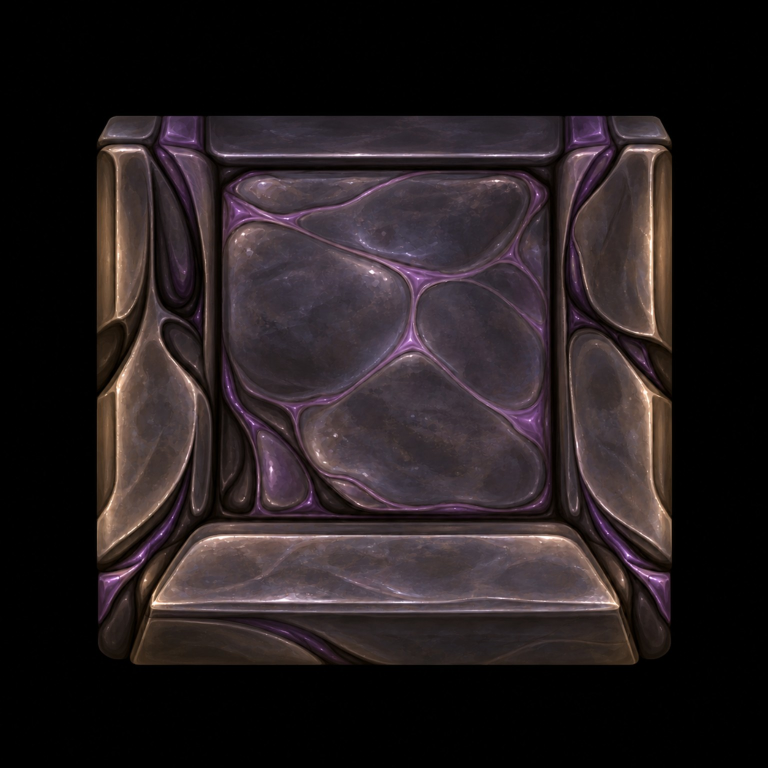
#> input picture ArtSource/Walls/Wraith/Approved/WraithLivingWall_link00_approved.jpg, 1536 x 1536 px (shown at 1/2 size)
$ python generate_wraith_settlement_wall.py
#> lines starting #> are read from the running program, lines starting #| are printed output that depends on the picture; after the words box and inside, x2 and y2 are one past the last pixel; in counts of white or black regions, pixels touching at a corner belong together
### Tools/WallArt/wng_true_wall.py
#!/usr/bin/env python3
"""Vanilla-reference Wraith living wall: all 16 genuine linked-wall geometries.

Template measured from the 1024px ReBuild copy of RimWorld Wall_Atlas_Smooth,
Bricks and Planks. Original 192px sample is drawn at 2x: 384px in a 512px atlas cell.
Exposed edge inset: 18px; facade transition y204..230.
Lower wall face: y230..365; side bevel width up to 90px.
This is a material-specific repaint from existing approved Wraith artwork,
not a reskin of the copyrighted reference texture.
"""
from pathlib import Path
from PIL import Image, ImageDraw
import numpy as np

S = 384
EDGE = 18
TOP_END = 44
FACE_TRANSITION = 204
FACE_START = 230

def rectangle(mask):
    return (0 if mask & 8 else EDGE, 0 if mask & 1 else EDGE,
            S if mask & 2 else S-EDGE, S if mask & 4 else S-EDGE)

def approved_source(repo):
    image = Image.open(Path(repo)/"ArtSource/Walls/Wraith/Approved/WraithLivingWall_link00_approved.jpg").convert("RGB")
    rgb = np.asarray(image)
    visible = rgb.max(axis=2)>17
    if not visible.any():
        raise ValueError("Approved Wraith original painting missing or empty")
    filled = np.maximum.accumulate(visible,axis=1)&np.maximum.accumulate(visible[:,::-1],axis=1)[:,::-1]
    return Image.fromarray(np.dstack((rgb, np.where(filled,255,0).astype(np.uint8))),"RGBA")

def build_material(master):
    """Paint with large, high-resolution APPROVED Wraith image regions."""
    bbox = master.getchannel("A").getbbox()
    if bbox is None: raise ValueError("Missing original Wraith painting")
    original = master.crop(bbox).convert("RGB")
    w,h = original.size
    if min(w,h) < 600: raise ValueError("Master lacks sufficient resolution")
    def crop(box,size):
        a,b,c,d=box
        img=original.crop((round(a*w),round(b*h),round(c*w),round(d*h)))
        from PIL import ImageFilter
        return np.asarray(img.resize(size, Image.Resampling.LANCZOS).filter(
            ImageFilter.UnsharpMask(radius=1.0,percent=110,threshold=2)),dtype=np.float32)
    def tileable(a, sides="xy", band=36):
        a=a.copy()
        if "x" in sides:
            for j in range(band):
                weight=.5*(1+np.cos(np.pi*j/band))
                l,r=a[:,j,:].copy(),a[:,-j-1,:].copy()
                avg=(l+r)/2
                a[:,j,:]=l*(1-weight)+avg*weight
                a[:,-j-1,:]=r*(1-weight)+avg*weight
            a[:,0,:]=a[:,-1,:]=(a[:,0,:]+a[:,-1,:])/2
        if "y" in sides:
            for j in range(band):
                weight=.5*(1+np.cos(np.pi*j/band))
                t,b=a[j,:,:].copy(),a[-j-1,:,:].copy()
                avg=(t+b)/2
                a[j,:,:]=t*(1-weight)+avg*weight
                a[-j-1,:,:]=b*(1-weight)+avg*weight
            a[0,:,:]=a[-1,:,:]=(a[0,:,:]+a[-1,:,:])/2
        return a
    return (
        tileable(crop((.275,.22,.725,.665),(S,S))),
        tileable(crop((.23,.85,.77,.993),(S,150)),"x"),
        tileable(crop((.20,.005,.80,.115),(S,TOP_END)),"x"),
        crop((.008,.20,.205,.855),(90,S)),
        crop((.795,.20,.992,.855),(90,S)),
        tileable(crop((.24,.76,.76,.87),(S,36)),"x")
    )

def generate(source):
    roof, facade, topcap, west, east, rim=build_material(source)
    states=[]
    for mask in range(16):
        x0,y0,x1,y1=rectangle(mask)
        paint=roof.copy()
        if not mask&4:
            for y in range(FACE_TRANSITION,min(FACE_START,y1)):
                t=(y-FACE_TRANSITION)/(FACE_START-FACE_TRANSITION)
                paint[y,:,:]=paint[y,:,:]*(1-t)+rim[min(35,round(t*35)),:,:]*(.95-.15*t)*t
            for y in range(FACE_START,y1):
                fy=min(facade.shape[0]-1,round((y-FACE_START)*(facade.shape[0]-1)/(S-EDGE-FACE_START-1)))
                paint[y,:,:]=facade[fy,:,:]*(.74+.15*(y-FACE_START)/max(1,y1-FACE_START))
        if not mask&1:
            for y in range(y0,min(y0+TOP_END,y1)):
                k=y-y0
                t=k/max(1,TOP_END-1)
                paint[y,:,:]=paint[y,:,:]*(.12+.16*t)+topcap[k,:,:]*(.88-.16*t)*(.78+.20*t)
        for flag,side,is_west in ((8,west,True),(2,east,False)):
            if mask&flag: continue
            for y in range(y0,y1):
                width=100 if (mask&4 or y<FACE_START) else 42
                for d in range(width):
                    x=x0+d if is_west else x1-1-d
                    ratio=d/max(1,width-1)
                    sx=min(89,round(ratio*89))
                    weight=.98*(1-ratio)**.65
                    shade=(.97+.12*(1-ratio)) if y<FACE_TRANSITION else .86
                    paint[y,x,:]=paint[y,x,:]*(1-weight)+side[y,sx,:]*weight*shade
        port=20
        for j in range(port):
            amount=(1-j/port)**2
            if mask&8: paint[:,j,:]=paint[:,j,:]*(1-amount)+roof[:,0,:]*amount
            if mask&2: paint[:,-j-1,:]=paint[:,-j-1,:]*(1-amount)+roof[:,0,:]*amount
            if mask&1: paint[j,:,:]=paint[j,:,:]*(1-amount)+roof[0,:,:]*amount
            if mask&4: paint[-j-1,:,:]=paint[-j-1,:,:]*(1-amount)+roof[0,:,:]*amount
        if mask&8: paint[:,0,:]=roof[:,0,:]
        if mask&2: paint[:,-1,:]=roof[:,0,:]
        if mask&1: paint[0,:,:]=roof[0,:,:]
        if mask&4: paint[-1,:,:]=roof[0,:,:]
        rgba=np.zeros((S,S,4),dtype=np.uint8)
        rgba[y0:y1,x0:x1,:3]=np.clip(paint[y0:y1,x0:x1],0,255).astype(np.uint8)
        rgba[y0:y1,x0:x1,3]=255
        states.append(Image.fromarray(rgba,"RGBA"))
    verify(states)
    return states

def verify(states):
    if len(states)!=16:raise ValueError("Not sixteen Wraith masks")
    images=[np.asarray(im.convert("RGBA")) for im in states]
    for mask,image in enumerate(images):
        x0,y0,x1,y1=rectangle(mask)
        truth=np.zeros((S,S),dtype=bool)
        truth[y0:y1,x0:x1]=True
        if not np.array_equal(image[...,3]==255,truth):
            raise ValueError(f"Wraith mask {mask:02d} differs from measured reference silhouette")
    area=slice(EDGE,S-EDGE)
    for a in range(16):
        for b in range(16):
            if (a&2) and (b&8):
                if not np.array_equal(images[a][area,-1],images[b][area,0]):
                    raise ValueError(f"East/west incompatible Wraith seam: {a:02d}/{b:02d}")
            if (a&4) and (b&1):
                if not np.array_equal(images[a][-1,area],images[b][0,area]):
                    raise ValueError(f"South/north incompatible Wraith seam: {a:02d}/{b:02d}")

def pack(states):
    """Native MaterialAtlasPool: 2048px, 4x4 512px cells, 384px printed."""
    stride=S*4//3
    inset=S//6
    atlas=Image.new("RGBA",(stride*4,stride*4))
    for mask,tile in enumerate(states):
        area=np.asarray(tile.convert("RGBA"))
        padded=np.pad(area,((inset,inset),(inset,inset),(0,0)),mode="edge")
        atlas.paste(Image.fromarray(padded,"RGBA"),
                    ((mask%4)*stride,(3-mask//4)*stride))
    return atlas

### Tools/WallArt/generate_wraith_settlement_wall.py
#!/usr/bin/env python3
"""Wraith Living Wall: vanilla-like wall construction with Stargate Wraith skin.

Authoritative art source for the Wraith settlement wall only. The native linked states use a shared chitin/membrane material, except the
four independently approved masks 00, 01, 02 and 03. A raised lip and dark face appear ONLY on exposed wall edges,
never at wall-to-wall joins. No centre emblems or free-standing sprite shapes.

384px sampled tiles / 64px UV gutters / 512px atlas cells / 2048px atlas.
In-game ThingDef is an unchanged 1x1 Wall with CornerFiller, Wall/Rock links,
roof/room/door collision, regeneration, and other vanilla mechanics.

New original material: ArtSource/Walls/Wraith/OriginalWraithMaterial.svg.
Never use earlier portrait-like image generations, ornaments or procedural
striped experiments. All other wall families remain unchanged.
"""
from __future__ import annotations
import argparse
import math
from pathlib import Path
import numpy as np
from PIL import Image, ImageDraw, ImageFilter

ROOT = Path(__file__).resolve().parents[2]
ATLAS = ROOT / "Textures/Things/Building/Wraith/Structure/WNG_LivingWall_Atlas.png"
ICON = ROOT / "Textures/UI/WNG/Build/WNG_WraithLivingWall.png"
LEGACY = ROOT / "Textures/Things/Building/Wraith/Structure/WNG_LivingWall.png"
S, STRIDE, INSET, OPEN_MARGIN = 384, 512, 64, 12
APPROVED_MASK00 = ROOT / "ArtSource/Walls/Wraith/Approved/WraithLivingWall_link00_approved.jpg"
APPROVED_MASK01 = ROOT / "ArtSource/Walls/Wraith/Approved/WraithLivingWall_link01_approved.png"
APPROVED_MASK02 = ROOT / "ArtSource/Walls/Wraith/Approved/WraithLivingWall_link02_approved.png"
APPROVED_MASK03 = ROOT / "ArtSource/Walls/Wraith/Approved/WraithLivingWall_link03_approved.png"


def save(image: Image.Image, dest: Path) -> None:
    dest.parent.mkdir(parents=True, exist_ok=True)
    image.save(dest, format="PNG", optimize=True)


# [172 lines left out: functions membrane_material, linked_wall_tile, approved_isolated_wall, approved_north_connected_wall, approved_east_connected_wall, approved_northeast_corner, not called in this run]


def generate() -> list[Image.Image]:
    """Rebuild all sixteen pieces against the measured native wall geometry.

    Authentic approved paintings are preserved on disk as immutable art sources.
    The runtime atlas is new authored chitin/membrane, not isolated ornaments.
    """
    from wng_true_wall import approved_source, generate as build, pack
    pieces = build(approved_source(ROOT))
#> in approved_source, image is the input picture: PIL image 1536x1536 RGB; mean R, G, B 37.5, 29.8, 31.7
#> in approved_source, `visible = rgb.max(axis=2)>17`:
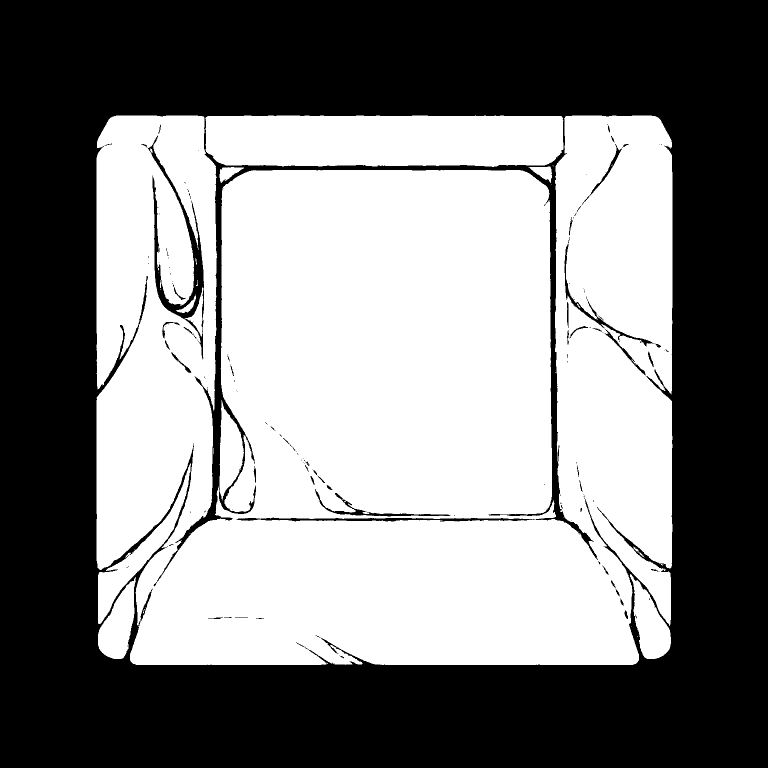
#> visible: shape (1536, 1536) bool (shown at 1/2 size); 50.9% white; 148 black regions (101 under 20 px), largest, box (x1, y1, x2, y2) and area: (0, 0, 1536, 1536) 1141257, (296, 271, 408, 719) 7506, (473, 1035, 1064, 1043) 2502
#> in approved_source, `filled = np.maximum.accumulate(visible,axis=1)&np.maximum.accumulate(v..`: filled: shape (1536, 1536) bool; 53.4% white; 1 black region, box (x1, y1, x2, y2) and area: (0, 0, 1536, 1536) 1099600
#> in build_material, `bbox = master.getchannel("A").getbbox()`: bbox = (193, 231, 1345, 1330)
#> after the loop in tileable, `for j in range(band):`: a: shape (384, 384, 3) float32; mean of channels 0, 1, 2 71.4, 58.4, 68.4
#> after the loop in tileable, `for j in range(band):`:
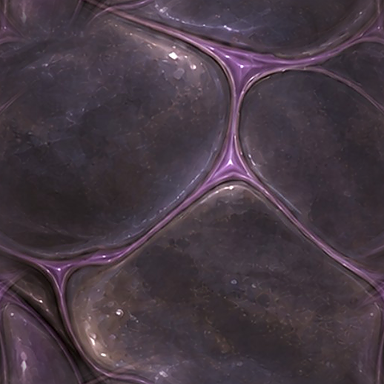
#> a: shape (384, 384, 3) float32; mean of channels 0, 1, 2 71.4, 58.4, 68.4; drawn as R, G, B
#> after the loop in tileable (call 2), `for j in range(band):`: a: shape (150, 384, 3) float32; mean of channels 0, 1, 2 67.7, 55.9, 58.8
#> after the loop in tileable (call 3), `for j in range(band):`: a: shape (44, 384, 3) float32; mean of channels 0, 1, 2 53.8, 45, 52.9
#> call 4 of crop, with box = (0.008, 0.2, 0.205, 0.855), size = (90, 384)
#> in crop (call 4), `a,b,c,d=box`: a = 0.008; b = 0.2; c = 0.205; d = 0.855
#> in crop (call 4), `return np.asarray(img.resize(size, Image.Resampling.LANCZOS).filter( I..`:
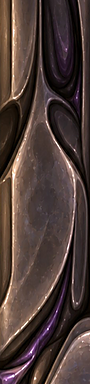
#> returned value: shape (384, 90, 3) float32; mean of channels 0, 1, 2 77.2, 60.1, 55.4; drawn as R, G, B
#> in crop (call 5), `a,b,c,d=box`: a = 0.795; c = 0.992
#> in crop (call 5), `return np.asarray(img.resize(size, Image.Resampling.LANCZOS).filter( I..`:
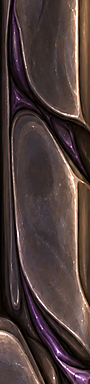
#> returned value: shape (384, 90, 3) float32; mean of channels 0, 1, 2 77.8, 60.9, 58.7; drawn as R, G, B
#> after the loop in tileable (call 4), `for j in range(band):`: a: shape (36, 384, 3) float32; mean of channels 0, 1, 2 93.1, 77.9, 82.9
#> after the loop in generate, `for mask in range(16):`: states = 16 items
#> the loop in verify, `for mask,image in enumerate(images):` made 16 passes
#> (x0, y0, x1, y1) on passes 1 to 12: (18, 18, 366, 366), (18, 0, 366, 366), (18, 18, 384, 366), (18, 0, 384, 366), (18, 18, 366, 384), (18, 0, 366, 384), (18, 18, 384, 384), (18, 0, 384, 384), (0, 18, 366, 366), (0, 0, 366, 366), (0, 18, 384, 366), (0, 0, 384, 366)
#> after the loop in verify, `for mask,image in enumerate(images):`: truth: shape (384, 384) bool; every value is 1
    save(pack(pieces), ATLAS)
    save(pieces[0], ICON)
    save(pieces[0], LEGACY)
    return pieces


# [37 lines left out: function preview, not called in this run]


def main() -> None:
    parser=argparse.ArgumentParser()
    parser.add_argument("--preview",type=Path)
    args=parser.parse_args()
    states=generate()
#> in pack, `atlas=Image.new("RGBA",(stride*4,stride*4))`: atlas: PIL image 2048x2048 RGBA; every value is 0
#> the loop in pack, `for mask,tile in enumerate(states):` made 16 passes
#> pass 1, in pack, `padded=np.pad(area,((inset,inset),(inset,inset),(0,0)),mode="edge")`:
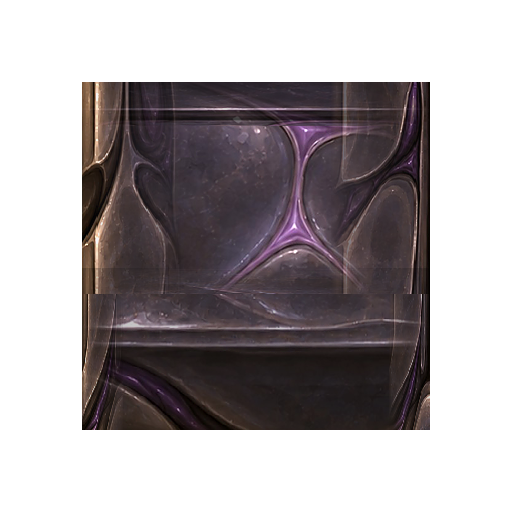
#> padded: shape (512, 512, 4); mean R, G, B, A 30.8, 25, 27.1, 117.8; transparent parts drawn white
#> after the loop in pack, `for mask,tile in enumerate(states):`:
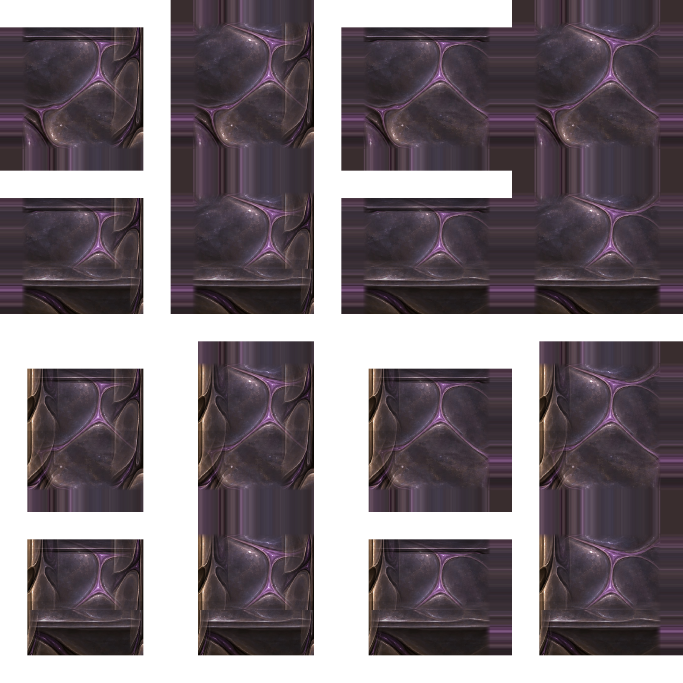
#> atlas: PIL image 2048x2048 RGBA (shown at 1/3 size); mean R, G, B, A 48.1, 39, 44.5, 179.9; transparent parts drawn white
#> after the loop in pack, `for mask,tile in enumerate(states):`:
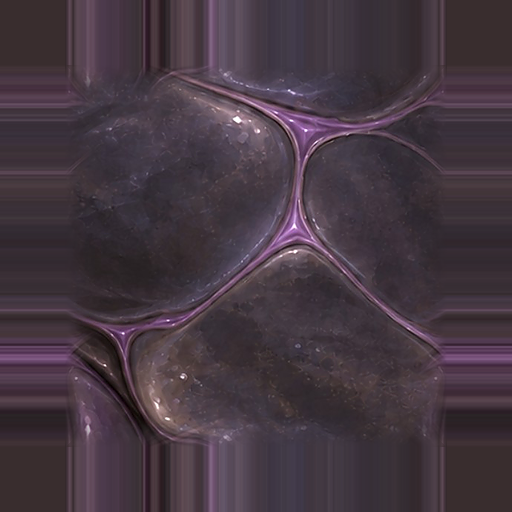
#> padded: shape (512, 512, 4); mean R, G, B, A 69, 55.7, 65.4, 255
#> states = 16 items
    if args.preview: preview(states,args.preview)
    coverage=[float((np.asarray(t)[:,:,3]>=250).mean()) for t in states]
#> coverage = [0.821, 0.864, 0.864, 0.908, 0.864, 0.906, 0.908, 0.953, 0.864, 0.908, 0.906, 0.953, 0.908, 0.953, 0.953, 1]
    assert len(states)==16
    assert states[0].size == (384,384), 'HD wall generation must use a double-sized UV sample'
    # Native 192px wall sample, 9px inset for every exposed side.
    assert abs(coverage[0] - (174*174)/(192*192)) <= .005, coverage[0]
    assert abs(coverage[1] - (174*183)/(192*192)) <= .005, coverage[1]
    assert abs(coverage[2] - (183*174)/(192*192)) <= .005, coverage[2]
    assert abs(coverage[3] - (183*183)/(192*192)) <= .005, coverage[3]
    assert coverage[15] >= .995, coverage[15]
    print("Wraith settlement mod atlas committed path:",ATLAS)
    print("Coverage isolated:",round(coverage[0],4),"all linked:",round(coverage[15],4))
#| Coverage isolated: 0.8213 all linked: 1.0


if __name__=="__main__":
    main()

$ run again, with ArtSource/Walls/Wraith/Approved/WraithLivingWall_link03_original_master.png saved as ArtSource/Walls/Wraith/Approved/WraithLivingWall_link00_approved.jpg
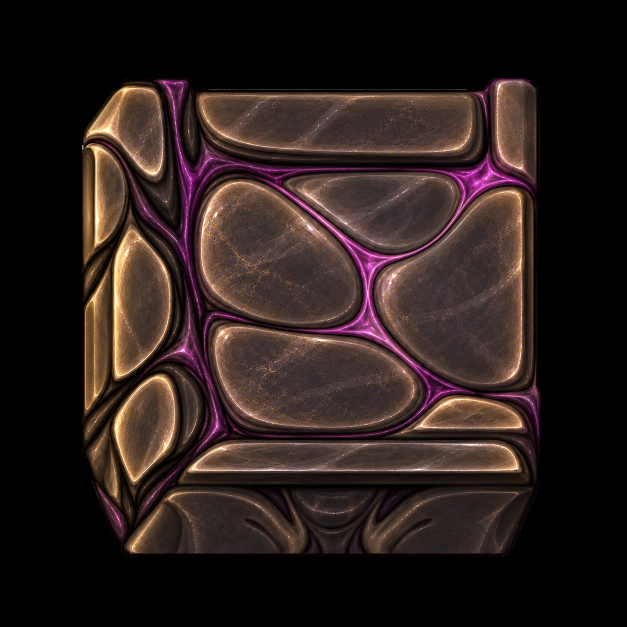
#> input picture ArtSource/Walls/Wraith/Approved/WraithLivingWall_link03_original_master.png, 1254 x 1254 px (shown at 1/2 size)
#> in approved_source, image is the input picture: PIL image 1254x1254 RGB; mean R, G, B 42.5, 30.1, 27.6
#> visible: shape (1254, 1254) bool; 49.8% white; 107 white regions (93 under 20 px), largest, box (x1, y1, x2, y2) and area: (163, 156, 1082, 1109) 687424, (164, 398, 347, 895) 47053, (172, 745, 361, 1086) 33192
#> filled: shape (1254, 1254) bool; 54.1% white; 1 black region, box (x1, y1, x2, y2) and area: (0, 0, 1254, 1254) 722094
#> bbox = (163, 156, 1082, 1114)
#> img: PIL image 497x137 RGB
#> after the loop in tileable (call 2), `for j in range(band):`:
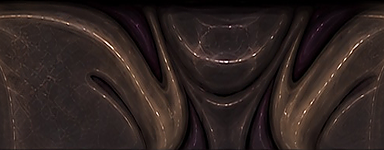
#> a: shape (150, 384, 3) float32; mean of channels 0, 1, 2 46.8, 35.2, 32.6; drawn as R, G, B
#> img: PIL image 551x105 RGB
#> img: PIL image 181x627 RGB
#> img: PIL image 477x105 RGB
#> after the loop in generate, `for mask in range(16):`: states = 16 items
#> the loop in verify, `for mask,image in enumerate(images):` made 16 passes
#> (x0, y0, x1, y1) on passes 1 to 8: (18, 18, 366, 366), (18, 0, 366, 366), (18, 18, 384, 366), (18, 0, 384, 366), (18, 18, 366, 384), (18, 0, 366, 384), (18, 18, 384, 384), (18, 0, 384, 384)
#> the loop in pack, `for mask,tile in enumerate(states):` made 16 passes
#> after the loop in pack, `for mask,tile in enumerate(states):`:
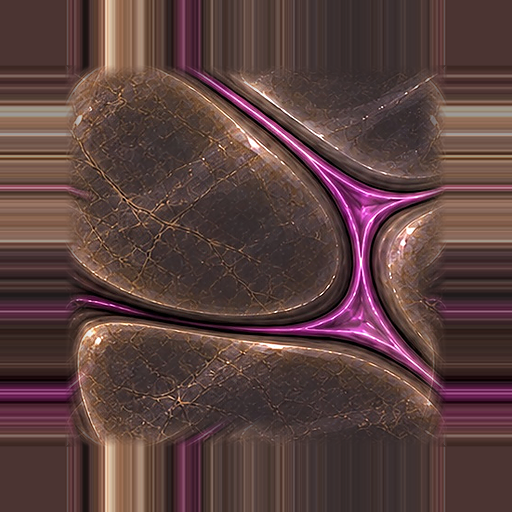
#> padded: shape (512, 512, 4); mean R, G, B, A 90.4, 64.5, 62.5, 255
#> coverage = [0.821, 0.864, 0.864, 0.908, 0.864, 0.906, 0.908, 0.953, 0.864, 0.908, 0.906, 0.953, 0.908, 0.953, 0.953, 1]
#| Coverage isolated: 0.8213 all linked: 1.0
